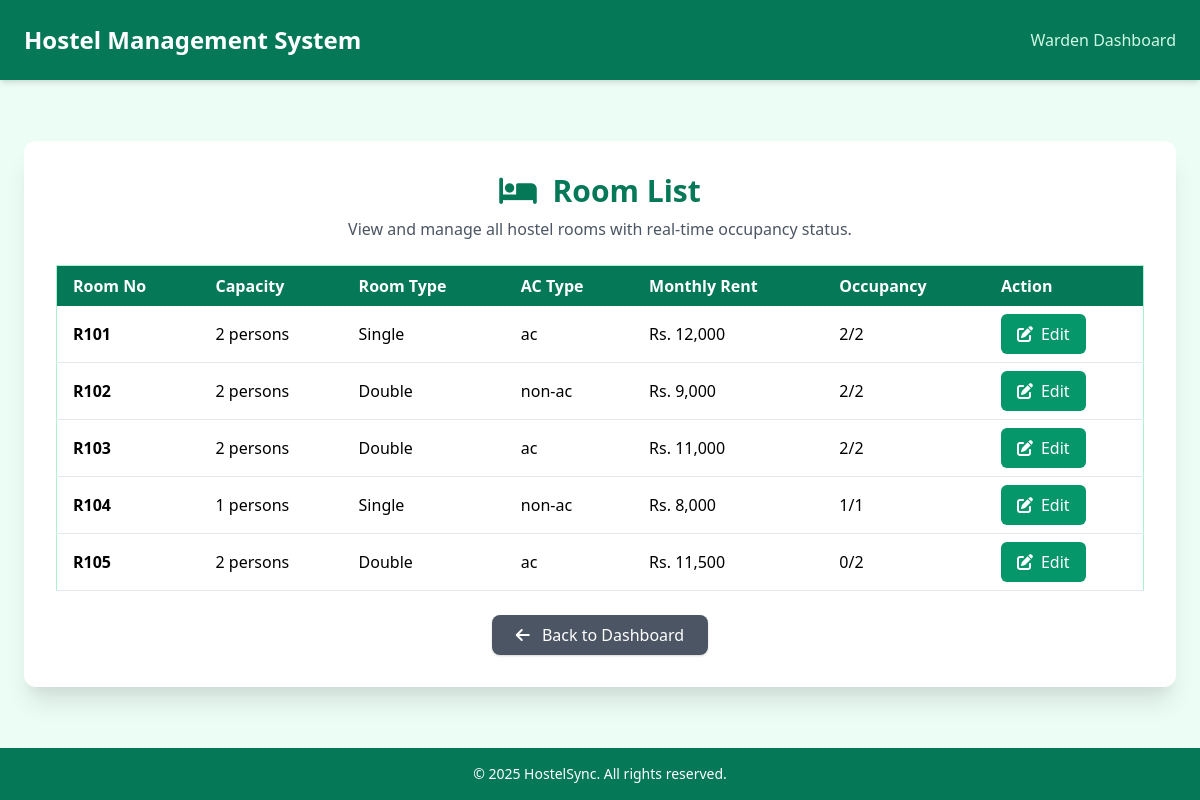
Screenshot of /view_rooms.php (signed in) with the database file from the repository.
### tables this page shows
CREATE TABLE `room` (
  `Room_No` varchar(10) NOT NULL,
  `Capacity` int(11) DEFAULT NULL,
  `Room_type` enum('Single','Double') DEFAULT NULL,
  `ac_type` enum('ac','non-ac') DEFAULT NULL,
  `Monthly_rent` decimal(10,2) DEFAULT NULL,
  `Occupied_count` int(11) DEFAULT NULL
);

### view_rooms.php (the view, shortened to what this page needs)
<?php
require 'db_connect.php';
$sql = "SELECT * FROM room ORDER BY Room_No";
$result = $conn->query($sql);
?>
<!DOCTYPE html>
<html lang="en">
<head>
  <link href="https://cdn.jsdelivr.net/npm/tailwindcss@2.2.19/dist/tailwind.min.css" rel="stylesheet">
  <link rel="stylesheet" href="https://cdnjs.cloudflare.com/ajax/libs/font-awesome/6.4.0/css/all.min.css">
</head>
<body class="bg-green-50 min-h-screen flex flex-col">
  <header class="bg-green-700 text-white p-6 shadow-md flex justify-between items-center">
    <h1 class="text-2xl font-bold">Hostel Management System</h1>
    <span class="text-green-100 font-medium">Warden Dashboard</span>
  </header>
  <main class="flex-grow flex items-center justify-center px-4 py-8">
    <div class="bg-white rounded-xl shadow-xl p-8 w-full max-w-6xl">
      <div class="text-center mb-6">
        <h2 class="text-3xl font-bold text-green-700 mb-2">
          <i class="fas fa-bed mr-2"></i> Room List
        </h2>
        <p class="text-gray-600">View and manage all hostel rooms with real-time occupancy status.</p>
      </div>
      <?php if ($result->num_rows > 0): ?>
        <div class="overflow-x-auto">
          <table class="min-w-full table-auto border border-green-200 rounded-lg shadow-md">
            <thead>
              <tr class="bg-green-700 text-white">
                <th class="px-4 py-2 text-left">Room No</th>
                <th class="px-4 py-2 text-left">Capacity</th>
                <th class="px-4 py-2 text-left">Room Type</th>
                <th class="px-4 py-2 text-left">AC Type</th>
                <th class="px-4 py-2 text-left">Monthly Rent</th>
                <th class="px-4 py-2 text-left">Occupancy</th>
                <th class="px-4 py-2 text-left">Action</th>
              </tr>
            </thead>
            <tbody>
              <?php while ($row = $result->fetch_assoc()): ?>
                <tr class="bg-white border-b hover:bg-green-50">
                  <td class="px-4 py-2 font-semibold"><?= htmlspecialchars($row['Room_No']) ?></td>
                  <td class="px-4 py-2"><?= htmlspecialchars($row['Capacity']) ?> persons</td>
                  <td class="px-4 py-2"><?= htmlspecialchars($row['Room_type']) ?></td>
                  <td class="px-4 py-2"><?= htmlspecialchars($row['ac_type']) ?></td>
                  <td class="px-4 py-2">Rs. <?= number_format($row['Monthly_rent']) ?></td>
                  <td class="px-4 py-2"><?= $row['Occupied_count'] ?>/<?= $row['Capacity'] ?></td>
                  <td class="px-4 py-2">
                    <a href="update_room.php?Room_No=<?= urlencode($row['Room_No']) ?>" class="inline-flex items-center px-4 py-2 bg-green-600 text-white rounded-md hover:bg-green-700">
                      <i class="fas fa-edit mr-2"></i>Edit
                    </a>
                  </td>
                </tr>
              <?php endwhile; ?>
            </tbody>
          </table>
        </div>
      <?php endif; ?>
      <div class="flex justify-center mt-6">
        <a href="warden_dashboard.php" class="bg-gray-600 hover:bg-gray-700 text-white px-6 py-2 rounded-lg shadow">
          <i class="fas fa-arrow-left mr-2"></i> Back to Dashboard
        </a>
      </div>
    </div>
  </main>
  <footer class="bg-green-700 text-white text-center py-4 text-sm">
    &copy; <?= date('Y') ?> HostelSync. All rights reserved.
  </footer>
</body>
</html>

### rows the page displays
room: Room_No "R101", Capacity "2", Room_type "Single", ac_type "ac", Monthly_rent "12,000", Occupied_count "2"
room: Room_No "R102", Capacity "2", Room_type "Double", ac_type "non-ac", Monthly_rent "9,000", Occupied_count "2"
room: Room_No "R103", Capacity "2", Room_type "Double", ac_type "ac", Monthly_rent "11,000", Occupied_count "2"
room: Room_No "R104", Capacity "1", Room_type "Single", ac_type "non-ac", Monthly_rent "8,000", Occupied_count "1"
room: Room_No "R105", Capacity "2", Room_type "Double", ac_type "ac", Monthly_rent "11,500", Occupied_count "0"
